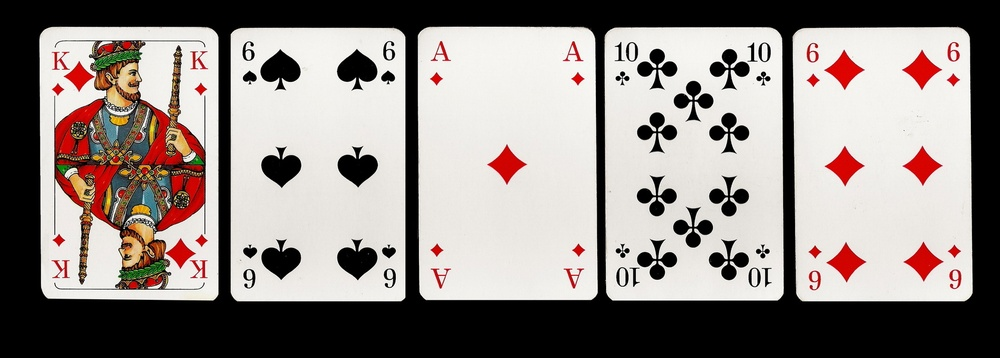
%> input picture src/Example_Input.jpeg, 1000 x 358 px, shrunk from 1683 x 603 before the run
$ octave --eval "main('Example_Input.jpeg');"   (GNU Octave 9; MATLAB toolbox functions it lacks are replaced by stand-ins)
%> lines starting %> are read from the running program, lines starting %| are printed output that depends on the picture; in (x1, y1, x2, y2) boxes, pixels count from 0 and x2, y2 are one past the last pixel; in counts of white or black regions, pixels touching at a corner belong together; the program's own positions count from 1

function main(filename)
%> called with filename = 'Example_Input.jpeg'
% DETECTCARD Detects playing cards in an image and prints their values.
%   DETECTCARD(FILENAME)    reads the image specified by FILENAME
%                           in either .png, .tiff or .jpeg format
%                           as an input and prints the card values as
%                           textual output to the console.

% Authors: Christopher Dick (0946375), Timon Höbert()
clc


%% Preprocessing

% Read in the image file and convert to grey scale
if ~exist(filename, 'file');
    sprinf(['The specified file does not exist within MATLAB environment.\n'...
        'Please check your input again.'])
    return
end

%  check image if already in double type, if not: convert
originalIm = imread(filename);
%> originalIm is the input picture: size 358x1000x3 uint8; mean R, G, B 143.4, 135.1, 131.4
if ~isfloat(originalIm)
    originalIm = im2double(originalIm);
%> originalIm: size 358x1000x3 double
end

% check if read is intensity image, convert if not
if ndims(originalIm) > 2;
    greyIm = rgb2gray(originalIm);
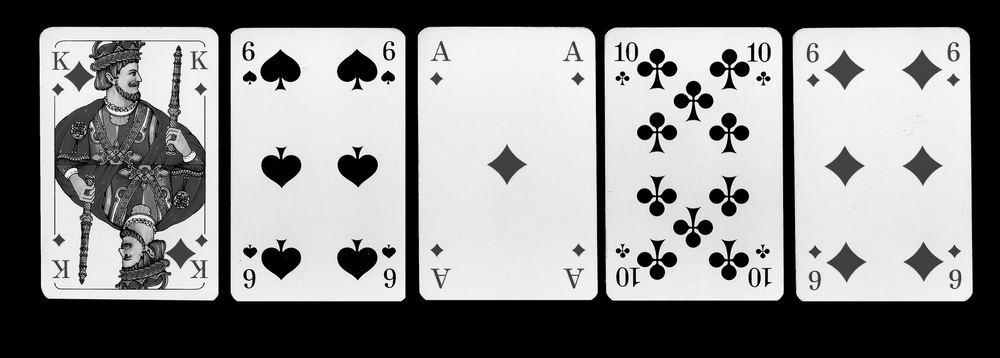
%> greyIm: size 358x1000 double; min 0, max 1, mean 0.538
else
    greyIm = originalIm;
end

% smooth the image with a gaussian filter to remove noise

smoothedIm = imgaussfilt(greyIm, 'filtersize', 9);

% apply Otsu to the grayscale image
binaryIm = otsu(smoothedIm);
imshow(binaryIm);


end

% Otsu's method is used to seperate backgound and foreground.
% We want to find a threshold, where the means of the foreground and
% background differ the most. Thus we want to maximize the variance between
% the classes and minimize the variance within the classes.
%
% Parameter: a grayscale image
% Returnvalue: a binary image, where the threshold is applied
%
% inspired by:
% https://en.wikipedia.org/wiki/Otsu%27s_method
% http://www.labbookpages.co.uk/software/imgProc/otsuThreshold.html
% [Bur13] Principles of Digital Image Processing, Advanced Methods
%
% Author: Thomas Anderl
function binaryIm = otsu(grayIm)

%getPixels
[rows columns colors] = size(grayIm);
%> rows = 358; columns = 1000; colors = 1
numPixels = rows*columns;
%> numPixels = 358000

%getHistogram
[histoValues] = imhist(grayIm);
%> histoValues = 256 values, max 104241 at index 1, min 0 at index 250, mean 1398.4

sumB = 0; %represents the current sum of the brightness in the background
pixB = 0; %represents the sum of the pixels in the current background
maxVariance = 0.0; %variance between the background and foreground
%maximum between the classes has the same result as minimum within classes

sumBrightness = sum((0:255).*histoValues.'); % sum of the brightness
%> sumBrightness = 49104699
for brightnessItt=1:256
    pixB = pixB + histoValues(brightnessItt); %num of pixels in background
    if (pixB == 0)
        continue;
    end
    pixF = numPixels - pixB; %num of pixels in foreground
    if (pixF == 0)
        break;
    end
    sumB = sumB +  (brightnessItt-1) * histoValues(brightnessItt);
    meanB = sumB / pixB; %mean brightness of the background
    meanF = (sumBrightness - sumB) / pixF; %mean brightness of the foreground

    diffMeanBrightness = meanB-meanF;
    variance = pixB * pixF * (diffMeanBrightness*diffMeanBrightness); %variance
    if ( variance > maxVariance )
        threshold = brightnessItt; %saves the grayValue for the threshold
        maxVariance = variance; %saves the current variance as the new maximum
    end
end
%> this loop made 249 passes
%> (pixB, pixF, sumB, meanB, meanF, diffMeanBrightness, maxVariance) on passes 1 to 12: (104241, 253759, 0, 0, 193.5, -193.5, 9.91e+14), (110993, 247007, 6752, 0.0608, 198.8, -198.7, 1.08e+15), (114664, 243336, 14094, 0.123, 201.7, -201.6, 1.13e+15), (117228, 240772, 21786, 0.186, 203.9, -203.7, 1.17e+15), (118439, 239561, 26630, 0.225, 204.9, -204.6, 1.19e+15), (119081, 238919, 29840, 0.251, 205.4, -205.2, 1.2e+15), (119564, 238436, 32738, 0.274, 205.8, -205.5, 1.2e+15), (119909, 238091, 35153, 0.293, 206.1, -205.8, 1.21e+15), (120273, 237727, 38065, 0.316, 206.4, -206.1, 1.21e+15), (120955, 237045, 44203, 0.365, 207, -206.6, 1.22e+15), (121343, 236657, 48083, 0.396, 207.3, -206.9, 1.23e+15), (121702, 236298, 52032, 0.428, 207.6, -207.2, 1.23e+15)
%> after the loop, maxVariance = 1.48e+15; pixB = 358000; sumB = 49104203; threshold = 124

treshold = threshold/256; %our values go from 0-1
%> treshold = 0.484
binaryIm = true(size(grayIm)); %sets the entire image to white
binaryIm(grayIm < treshold) = 0; %set to black, what is below the threshold
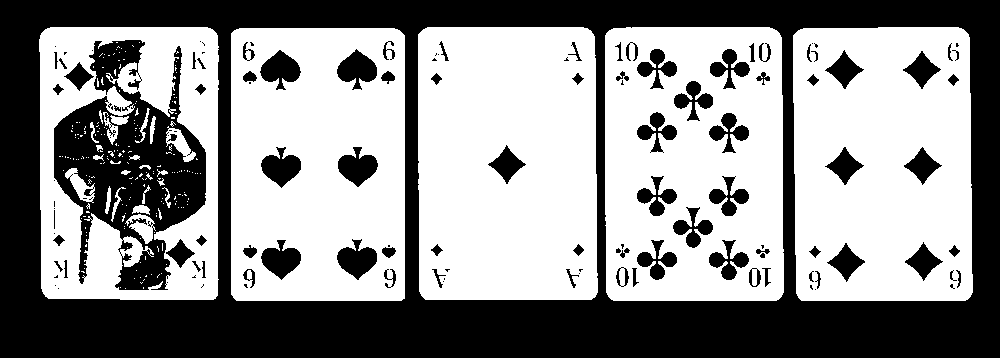
%> binaryIm: size 358x1000 logical; 56.5% white; 132 black regions (50 under 20 px), largest, box (x1, y1, x2, y2) and area: (0, 0, 1000, 358) 116932, (54, 40, 206, 290) 17773, (337, 49, 377, 90) 954
end

$ run again, on src/Template_Spades.jpeg
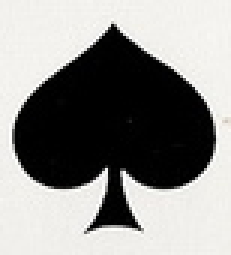
%> input picture src/Template_Spades.jpeg, 77 x 85 px (shown 3 times larger)
%> in main, originalIm is the input picture: size 85x77x3 uint8; mean R, G, B 143.4, 142.8, 140.5
%> originalIm: size 85x77x3 double
%> in main, `smoothedIm = imgaussfilt(greyIm, 'filtersize', 9);`:
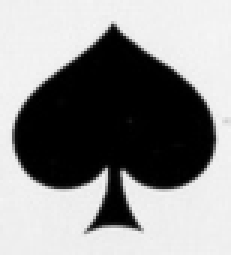
%> smoothedIm: size 85x77 double (shown 3 times larger); min 0, max 0.964, mean 0.56
%> histoValues = 256 values, max 1169 at index 1, min 0 at index 48, mean 25.57
%> sumBrightness = 934323
%> the loop in otsu, `for brightnessItt=1:256` made 247 passes
%> (pixB, pixF, sumB, meanB, meanF, diffMeanBrightness, maxVariance) on passes 1 to 8: (1169, 5376, 0, 0, 173.8, -173.8, 1.9e+11), (1886, 4659, 717, 0.38, 200.4, -200, 3.52e+11), (2145, 4400, 1235, 0.576, 212.1, -211.5, 4.22e+11), (2253, 4292, 1559, 0.692, 217.3, -216.6, 4.54e+11), (2310, 4235, 1787, 0.774, 220.2, -219.4, 4.71e+11), (2342, 4203, 1947, 0.831, 221.8, -221, 4.81e+11), (2361, 4184, 2061, 0.873, 222.8, -221.9, 4.87e+11), (2377, 4168, 2173, 0.914, 223.6, -222.7, 4.91e+11)
%> after the loop in otsu, `for brightnessItt=1:256`: maxVariance = 5.55e+11; pixB = 6545; sumB = 933585; threshold = 122
%> treshold = 0.477
%> in otsu, `binaryIm(grayIm < treshold) = 0;`:
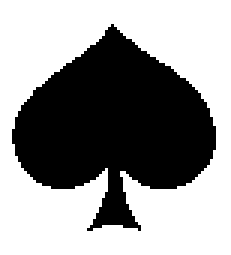
%> binaryIm: size 85x77 logical (shown 3 times larger); 59.1% white; 1 black region, box (x1, y1, x2, y2) and area: (4, 8, 72, 77) 2674
